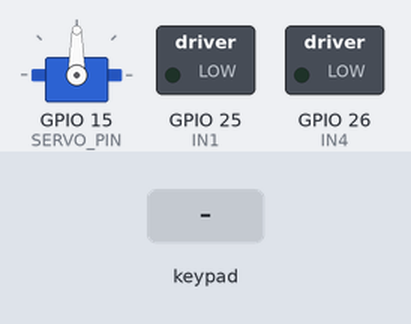
This sketch was run on a simulated ESP32. Parts: servo, switched loads named in the sketch (green lamp = pin HIGH). Inputs (shaded band) come from the test bench.

Above: at 1.2 s.
1.3 s: key 'L' pressed
At 1.5 s:
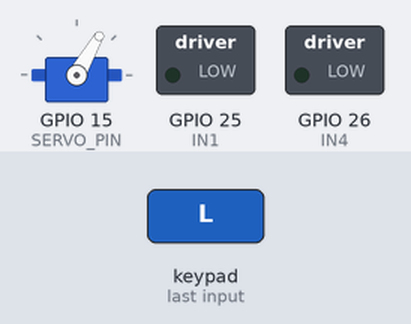
3.2 s: key 'R' pressed
At 3.4 s:
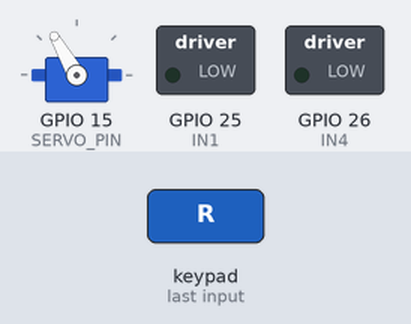
5.1 s: key 'X' pressed
At 5.3 s:
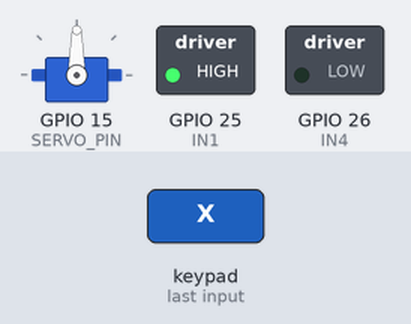
7.0 s: key 'T' pressed
At 7.2 s:
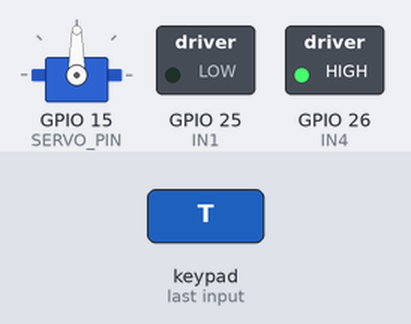
Timing chart, 0 to 9.9 s (numbered marks = the images above; inputs shaded):
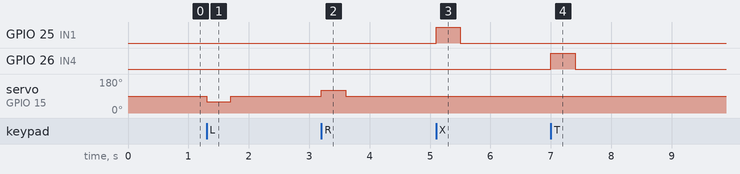

Measured:
- after the input at 1.3 s, servo on GPIO 15 (SERVO_PIN): 90° → 60° at once, → 90° 0.40 s later
- after the input at 3.2 s, servo on GPIO 15 (SERVO_PIN): 90° → 120° at once, → 90° 0.40 s later
- after the input at 5.1 s, GPIO 25 (IN1): LOW → HIGH at once, → LOW 0.40 s later
- after the input at 7.0 s, GPIO 26 (IN4): LOW → HIGH at once, → LOW 0.40 s later

The sketch:

Teknosikil.ino
```cpp
// -- Blok Konfigurasi Awal --
// Baris ini digunakan untuk mengaktifkan pengaturan khusus jika diperlukan oleh library.
#define CUSTOM_SETTINGS
// Baris ini secara spesifik menyertakan modul Gamepad dari library Dabble.
#define INCLUDE_GAMEPAD_MODULE
// Menyertakan library utama Dabble untuk komunikasi dengan aplikasi di smartphone.
#include <DabbleESP32.h>
// Menyertakan library untuk mengontrol motor servo pada ESP32.
#include <ESP32Servo.h>


// -- Definisi Pin Hardware --
// Mendefinisikan pin 25 pada ESP32 untuk mengontrol motor agar bergerak maju.
#define IN1 25
// Mendefinisikan pin 26 pada ESP32 untuk mengontrol motor agar bergerak mundur.
// Catatan: Kode asli menggunakan IN4, saya sesuaikan definisinya agar konsisten menjadi IN4.
#define IN4 26
// Mendefinisikan pin 15 pada ESP32 sebagai pin sinyal untuk motor servo kemudi.
#define SERVO_PIN 15


// -- Deklarasi Objek Global --
// Membuat sebuah objek bernama 'steering' dari kelas Servo untuk mengontrol kemudi.
Servo steering;


// -- Fungsi Setup: Dijalankan sekali saat ESP32 pertama kali menyala --
void setup() {
  // Memulai komunikasi serial dengan kecepatan 115200 bps untuk debugging (melihat pesan di Serial Monitor).
  Serial.begin(115200);
  // Memulai library Dabble dan mengatur nama Bluetooth perangkat ESP32 ini menjadi "ESP32_RC_CAR".
  Dabble.begin("ESP32_RC_CAR");

  // Menghubungkan objek 'steering' ke pin yang telah didefinisikan (SERVO_PIN).
  steering.attach(SERVO_PIN);
  // Mengatur posisi awal servo ke 90 derajat (posisi netral atau lurus).
  steering.write(90);

  // Mengatur pin IN1 sebagai pin OUTPUT untuk mengirim sinyal ke driver motor.
  pinMode(IN1, OUTPUT);
  // Mengatur pin IN4 sebagai pin OUTPUT untuk mengirim sinyal ke driver motor.
  pinMode(IN4, OUTPUT);

  // Memanggil fungsi berhenti() untuk memastikan motor tidak bergerak saat pertama kali dinyalakan.
  berhenti();
}


// -- Fungsi Loop: Dijalankan berulang kali setelah setup selesai --
void loop() {
  // Memproses input yang masuk dari aplikasi Dabble secara terus-menerus.
  Dabble.processInput();

  // === Blok Kontrol Gerak Maju/Mundur Motor ===
  // Cek apakah tombol 'Cross' (X) pada gamepad di aplikasi Dabble sedang ditekan.
  if (GamePad.isCrossPressed()) {
    // Jika ya, panggil fungsi maju() untuk menggerakkan mobil ke depan.
    maju();
  }
  // Jika tidak, cek apakah tombol 'Triangle' (Segitiga) sedang ditekan.
  else if (GamePad.isTrianglePressed()) {
    // Jika ya, panggil fungsi mundur() untuk menggerakkan mobil ke belakang.
    mundur();
  }
  // Jika tidak ada tombol arah maju atau mundur yang ditekan.
  else {
    // Panggil fungsi berhenti() untuk menghentikan mobil.
    berhenti();
  }

  // === Blok Kontrol Kemudi (Servo) ===
  // Membuat variabel 'steerAngle' dan mengaturnya ke 90 (posisi netral/lurus) sebagai default.
  int steerAngle = 90;

  // Cek apakah tombol 'Kiri' pada gamepad sedang ditekan.
  if (GamePad.isLeftPressed()) {
    // Jika ya, ubah nilai 'steerAngle' menjadi 60 untuk belok ke kiri.
    steerAngle = 60;
  }
  // Jika tidak, cek apakah tombol 'Kanan' pada gamepad sedang ditekan.
  else if (GamePad.isRightPressed()) {
    // Jika ya, ubah nilai 'steerAngle' menjadi 120 untuk belok ke kanan.
    steerAngle = 120;
  }

  // Mengirimkan nilai 'steerAngle' terakhir ke motor servo untuk mengatur arah kemudi.
  steering.write(steerAngle);
}


// -- Kumpulan Fungsi untuk Kontrol Motor --

// Fungsi untuk menggerakkan mobil maju.
void maju() {
  // Memberi sinyal HIGH ke pin IN1 dan LOW ke pin IN4.
  digitalWrite(IN1, HIGH);
  digitalWrite(IN4, LOW);
}

// Fungsi untuk menggerakkan mobil mundur.
void mundur() {
  // Memberi sinyal LOW ke pin IN1 dan HIGH ke pin IN4.
  digitalWrite(IN1, LOW);
  digitalWrite(IN4, HIGH);
}

// Fungsi untuk menghentikan mobil.
void berhenti() {
  // Memberi sinyal LOW ke kedua pin (IN1 dan IN4) untuk menghentikan motor.
  digitalWrite(IN1, LOW);
  digitalWrite(IN4, LOW);
}
```
